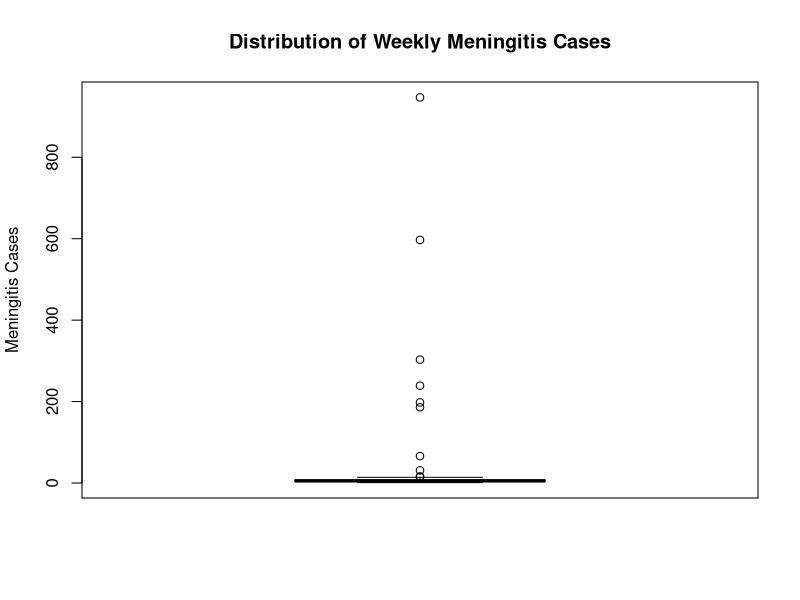
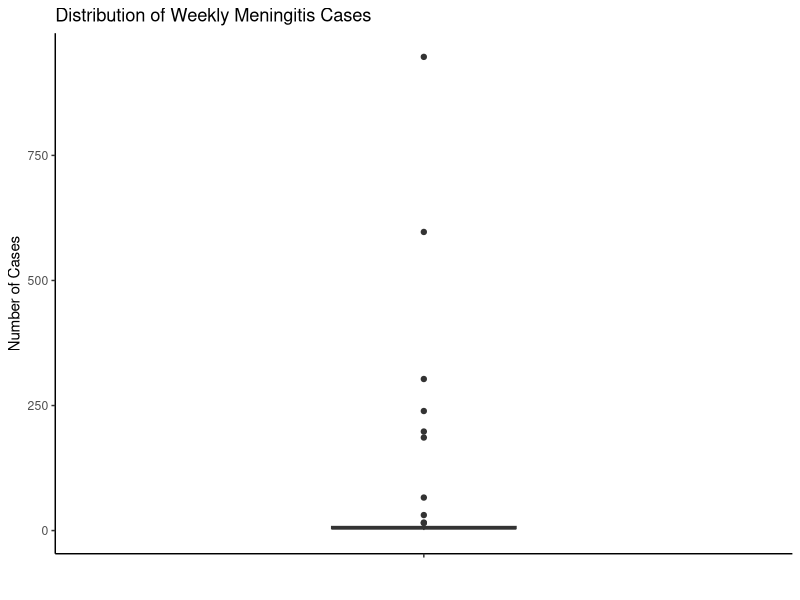
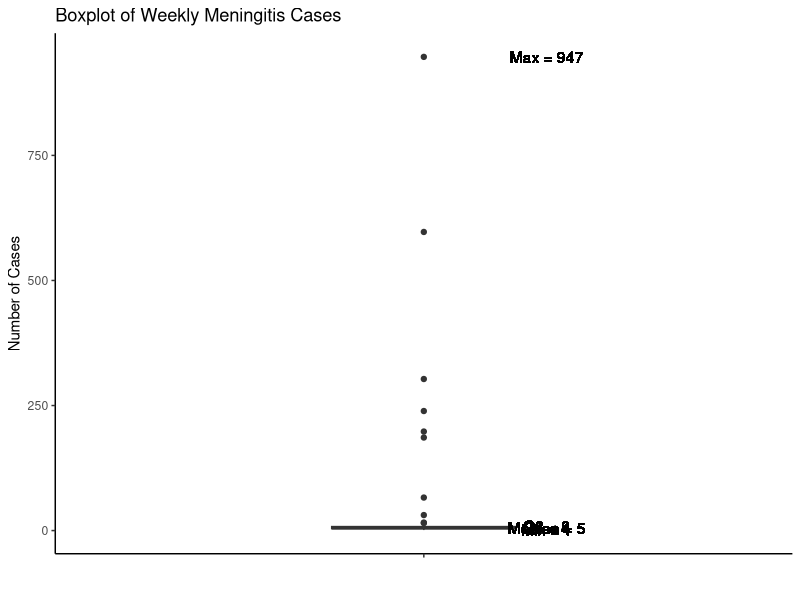
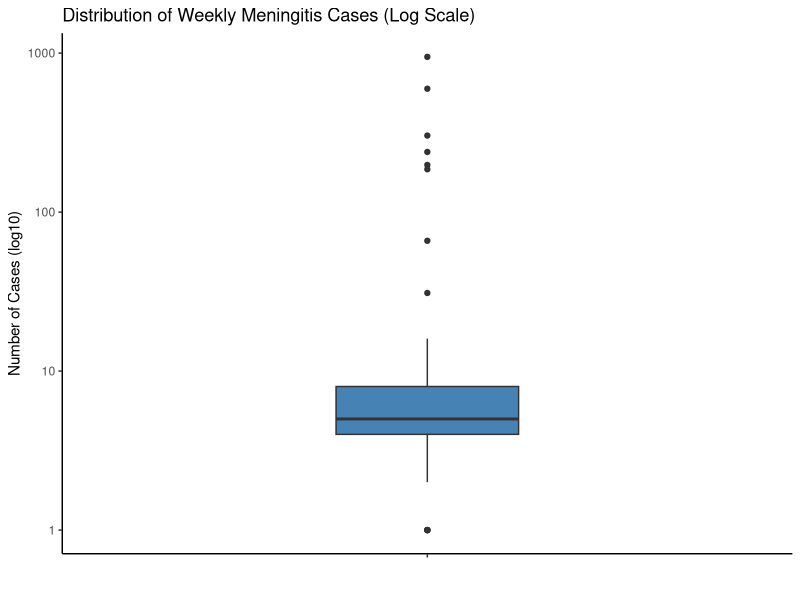
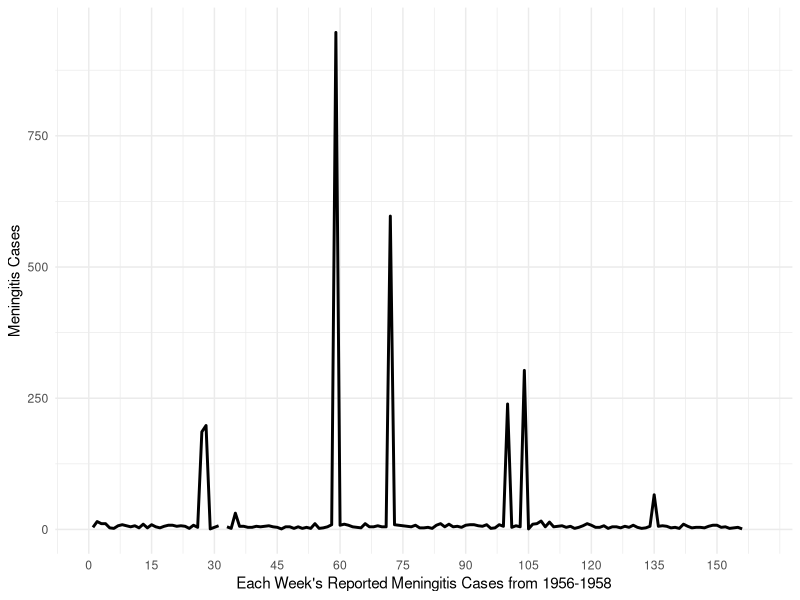

Write the R code that produced these figures, in order.
data <- read.csv("meningitis_measles/1956-1958_textract_timeseries_meningitis_measles.csv")

boxplot(data$Meningitis,
        main = "Distribution of Weekly Meningitis Cases",
        ylab = "Meningitis Cases",
        col = "lightblue")

library(ggplot2)


ggplot(data, aes(x = "", y = Meningitis)) +
  geom_boxplot(fill = "steelblue", width = 0.3) +
  labs(title = "Distribution of Weekly Meningitis Cases",
       x = "",
       y = "Number of Cases") +
  theme_classic()
s <- summary(data$Meningitis)

ggplot(data, aes(x = "", y = Meningitis)) +
  geom_boxplot(fill = "lightblue", width = 0.3) +
  geom_text(aes(x = 1.2, y = s[1], label = paste("Min =", round(s[1],2)))) +
  geom_text(aes(x = 1.2, y = s[2], label = paste("Q1 =", round(s[2],2)))) +
  geom_text(aes(x = 1.2, y = s[3], label = paste("Median =", round(s[3],2)))) +
  geom_text(aes(x = 1.2, y = s[5], label = paste("Q3 =", round(s[5],2)))) +
  geom_text(aes(x = 1.2, y = s[6], label = paste("Max =", round(s[6],2)))) +
  labs(title = "Boxplot of Weekly Meningitis Cases",
       x = "",
       y = "Number of Cases") +
  theme_classic()


df <- read.csv("meningitis_measles/1956-1958_textract_timeseries_meningitis_measles.csv")

s <- summary(data$Meningitis[data$Meningitis > 0])

library(ggplot2)

ggplot(df[df$Meningitis > 0, ], aes(x = "", y = Meningitis)) +
  geom_boxplot(fill = "steelblue", width = 0.3) +
  scale_y_log10() +
  labs(title = "Distribution of Weekly Meningitis Cases (Log Scale)",
       x = "",
       y = "Number of Cases (log10)") +
  theme_classic()


ggplot(data, aes(x = Row, y = Meningitis)) +
  geom_line(size = 1) +
  coord_cartesian(xlim = c(0, 160)) +
  scale_x_continuous(breaks = seq(0, 160, 15)) +
  labs(
    x = "Each Week's Reported Meningitis Cases from 1956-1958",
    y = "Meningitis Cases"
  ) +
  theme_minimal()
